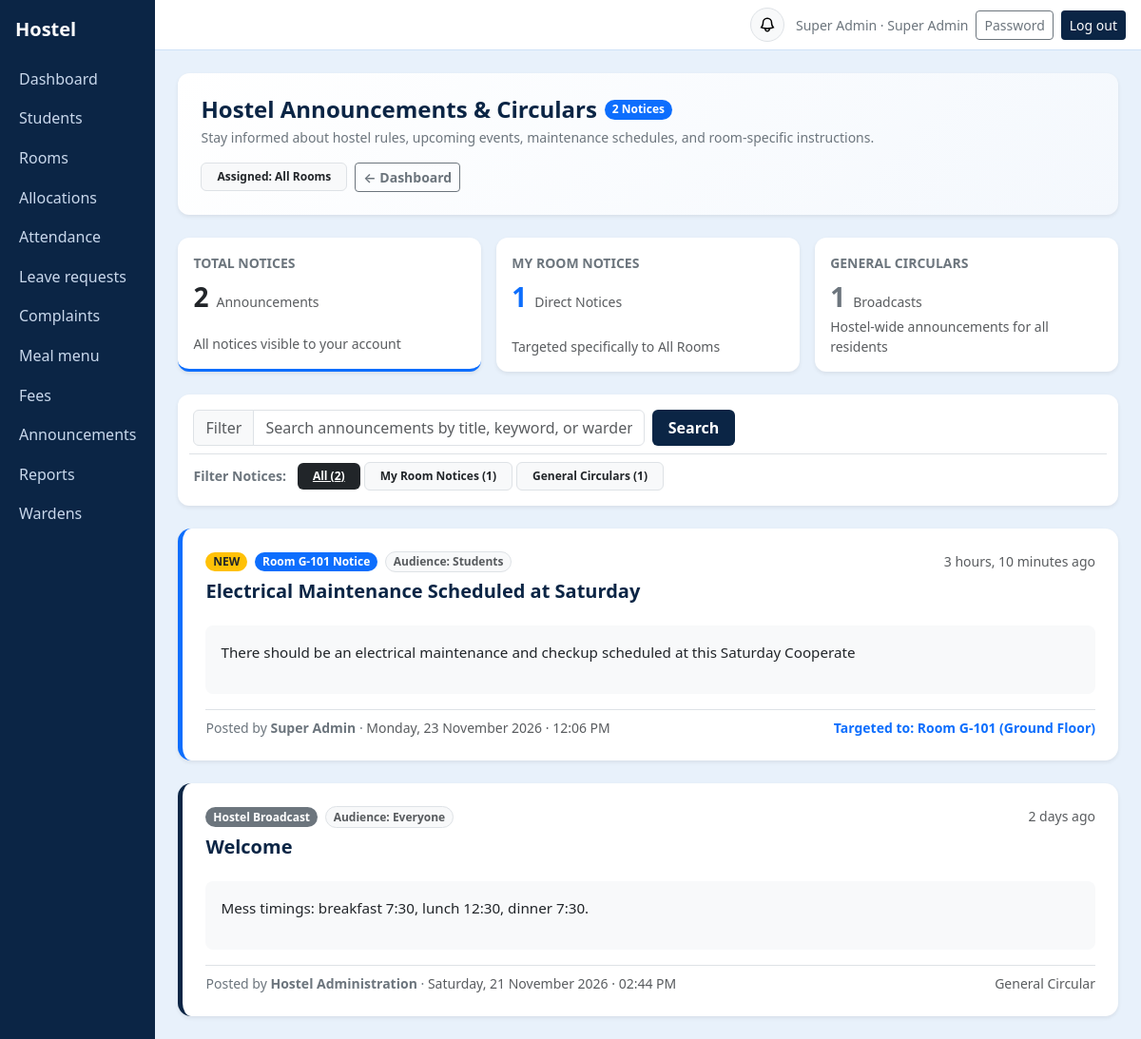
Page /me/announcements/ (signed in) on the committed database.
### core/models.py (models this page shows, shortened)
class User(AbstractUser):
    ROLES = [("admin", "Super Admin"), ("warden", "Warden"), ("student", "Student"), ("parent", "Parent")]
    role = models.CharField(max_length=10, choices=ROLES, default="student")
    phone = models.CharField(max_length=20, blank=True)
    must_change_password = models.BooleanField(default=False)
    @property
    def display_name(self):
        return self.get_full_name() or self.username

class Announcement(models.Model):
    AUDIENCE = [("all", "Everyone"), ("student", "Students"), ("parent", "Parents")]
    title = models.CharField(max_length=150)
    body = models.TextField()
    audience = models.CharField(max_length=10, choices=AUDIENCE, default="all")
    room = models.ForeignKey("Room", null=True, blank=True, on_delete=models.CASCADE, related_name="announcements")
    created_by = models.ForeignKey(User, null=True, blank=True, on_delete=models.SET_NULL, related_name="+")
    created_at = models.DateTimeField(auto_now_add=True)
    class Meta:
        ordering = ["-created_at"]

class Room(models.Model):
    block = models.CharField(max_length=20, default="A")
    number = models.CharField(max_length=20)
    capacity = models.PositiveSmallIntegerField(default=2)
    is_blacklisted = models.BooleanField("Blacklisted", default=False)
    blacklist_reason = models.CharField("Blacklist cause", max_length=150, blank=True)
    class Meta:
        unique_together = ("block", "number")
        ordering = ["block", "number"]
    def __str__(self):
        if self.number and self.block:
            b = str(self.block).strip()
            num = str(self.number).strip()
            if num.lower().startswith(f"{b.lower()}-"):
                return f"{b}-{num[len(b)+1:].strip()}"
            if num.lower().startswith(b.lower()) and len(num) > len(b) and num[len(b):][0].isdigit():
                return f"{b}-{num[len(b):].strip()}"
            return f"{b}-{num}"
        return self.number or ""
    @property
    def floor_name(self):
        b = str(self.block or "").strip().upper()
        mapping = {
            "G": "Ground Floor",
            "F": "First Floor",
            "S": "Second Floor",
            "T": "Third Floor",
            "B": "Basement",
            "0": "Ground Floor",
            "1": "First Floor",
            "2": "Second Floor",
            "3": "Third Floor",
            "4": "Fourth Floor",
            "5": "Fifth Floor",
        }
        return mapping.get(b, f"Floor {b}" if b else "Floor")

### core/views.py (the view, shortened to what this page needs)
# urls.py: path("me/announcements/", v.my_announcements, name="my_announcements"),
@login_required
def my_announcements(request):
    from datetime import datetime, timezone
    u = request.user
    q = request.GET.get("q", "").strip()
    filter_type = request.GET.get("type", "all").strip()
    if u.role == "student":
        s = getattr(u, "student", None)
        room = s.room if s else None
        aud = ["all", "student"]
        if room:
            base_qs = m.Announcement.objects.filter(
                Q(room=room, audience__in=aud) | Q(room__isnull=True, audience__in=aud)
            )
        else:
            base_qs = m.Announcement.objects.filter(room__isnull=True, audience__in=aud)
        room_label = f"Room {room}" if room else "Unassigned"
    else:
        base_qs = m.Announcement.objects.all()
        room_label = "All Rooms"
    all_notices = list(base_qs.select_related("room", "created_by").order_by("-created_at"))
    room_notices = [a for a in all_notices if a.room]
    general_notices = [a for a in all_notices if not a.room]
    notices = all_notices
    if filter_type == "room":
        notices = room_notices
    elif filter_type == "general":
        notices = general_notices
    now = datetime.now(timezone.utc)
    for a in notices:
        diff_hours = (now - a.created_at).total_seconds() / 3600
        a.is_recent = diff_hours <= 48
    return show(
        request,
        "my_announcements",
        title="Hostel Announcements & Circulars",
        notices=notices,
        total_count=len(all_notices),
        room_count=len(room_notices),
        general_count=len(general_notices),
        filter_type=filter_type,
        q=q,
        room_label=room_label,
    )

### core/views.py (called while the page is built)
def show(request, template, **ctx):
    return render(request, f"core/{template}.html", ctx)

### core/templates/core/my_announcements.html (shortened to what this page needs)
{% extends "core/base.html" %}{% block content %}
<div class="card p-4 mb-4 bg-white border-0 shadow-sm" style="background: linear-gradient(135deg, #ffffff 0%, #f4f8fd 100%);">
  <div class="d-flex flex-wrap justify-content-between align-items-center gap-3">
    <div>
      <div class="d-flex align-items-center gap-2 mb-1">
        <h4 class="mb-0 fw-bold" style="color:var(--navy);">Hostel Announcements & Circulars</h4>
        <span class="badge text-bg-primary rounded-pill">{{ total_count }} Notice{{ total_count|pluralize }}</span>
      </div>
      <div class="text-secondary small">
        Stay informed about hostel rules, upcoming events, maintenance schedules, and room-specific instructions.
      </div>
    </div>
    <div class="d-flex align-items-center gap-2">
      <span class="badge text-bg-light border text-dark py-2 px-3">
        Assigned: <b>{{ room_label }}</b>
      </span>
      <a href="{% url 'home' %}" class="btn btn-sm btn-outline-secondary fw-semibold">
        &larr; Dashboard
      </a>
    </div>
  </div>
</div>
<div class="row g-3 mb-4">
  <div class="col-12 col-md-4">
    <a href="?type=all{% if q %}&q={{ q }}{% endif %}" class="card p-3 h-100 bg-white border-0 shadow-sm text-decoration-none {% if filter_type == 'all' or not filter_type %}border-bottom border-3 border-primary{% endif %}">
      <div class="text-secondary small fw-semibold text-uppercase tracking-wider mb-1">Total Notices</div>
      <div class="d-flex align-items-baseline gap-2">
        <span class="fs-3 fw-bold text-dark">{{ total_count }}</span>
        <span class="text-muted small">Announcements</span>
      </div>
      <div class="text-muted small mt-auto">All notices visible to your account</div>
    </a>
  </div>
  <div class="col-12 col-md-4">
    <a href="?type=room{% if q %}&q={{ q }}{% endif %}" class="card p-3 h-100 bg-white border-0 shadow-sm text-decoration-none {% if filter_type == 'room' %}border-bottom border-3 border-primary{% endif %}">
      <div class="text-secondary small fw-semibold text-uppercase tracking-wider mb-1">My Room Notices</div>
      <div class="d-flex align-items-baseline gap-2">
        <span class="fs-3 fw-bold text-primary">{{ room_count }}</span>
        <span class="text-muted small">Direct Notices</span>
      </div>
      <div class="text-muted small mt-auto">Targeted specifically to {{ room_label }}</div>
    </a>
  </div>
  <div class="col-12 col-md-4">
    <a href="?type=general{% if q %}&q={{ q }}{% endif %}" class="card p-3 h-100 bg-white border-0 shadow-sm text-decoration-none {% if filter_type == 'general' %}border-bottom border-3 border-primary{% endif %}">
      <div class="text-secondary small fw-semibold text-uppercase tracking-wider mb-1">General Circulars</div>
      <div class="d-flex align-items-baseline gap-2">
        <span class="fs-3 fw-bold text-secondary">{{ general_count }}</span>
        <span class="text-muted small">Broadcasts</span>
      </div>
      <div class="text-muted small mt-auto">Hostel-wide announcements for all residents</div>
    </a>
  </div>
</div>
<div class="card p-3 mb-4 bg-white border-0 shadow-sm">
  <form method="get" action="{% url 'my_announcements' %}" class="row g-2 align-items-center">
    <div class="col-12 col-md-8 col-lg-6">
      <div class="input-group">
        <span class="input-group-text bg-light text-muted">Filter</span>
        <input type="text" name="q" class="form-control" placeholder="Search announcements by title, keyword, or warden..." value="{{ q }}">
      </div>
    </div>
    <div class="col-auto">
      <button type="submit" class="btn btn-navy fw-semibold px-3">Search</button>
    </div>
    <div class="col-12 mt-2 pt-2 border-top d-flex flex-wrap align-items-center gap-1">
      <span class="text-secondary small fw-semibold me-2">Filter Notices:</span>
      <a href="?type=all{% if q %}&q={{ q }}{% endif %}"
         class="badge {% if filter_type == 'all' or not filter_type %}text-bg-dark{% else %}text-bg-light border text-dark text-decoration-none{% endif %} py-2 px-3">
        All ({{ total_count }})
      </a>
      <a href="?type=room{% if q %}&q={{ q }}{% endif %}"
         class="badge {% if filter_type == 'room' %}text-bg-primary{% else %}text-bg-light border text-dark text-decoration-none{% endif %} py-2 px-3">
        My Room Notices ({{ room_count }})
      </a>
      <a href="?type=general{% if q %}&q={{ q }}{% endif %}"
         class="badge {% if filter_type == 'general' %}text-bg-secondary{% else %}text-bg-light border text-dark text-decoration-none{% endif %} py-2 px-3">
        General Circulars ({{ general_count }})
      </a>
    </div>
  </form>
</div>
<div class="row g-4">
  {% for a in notices %}
    <div class="col-12">
      <div class="card border-0 shadow-sm p-4 bg-white position-relative" style="border-radius: 14px; border-left: 5px solid {% if a.room %}var(--bs-primary){% else %}var(--navy){% endif %} !important;">
        <div class="d-flex flex-wrap justify-content-between align-items-start gap-2 mb-2">
          <div>
            <div class="d-flex flex-wrap align-items-center gap-2 mb-2">
              {% if a.is_recent %}
                <span class="badge text-bg-warning text-dark rounded-pill fw-semibold">NEW</span>
              {% endif %}
              {% if a.room %}
                <span class="badge text-bg-primary rounded-pill fw-semibold">Room {{ a.room }} Notice</span>
              {% else %}
                <span class="badge text-bg-secondary rounded-pill fw-semibold">Hostel Broadcast</span>
              {% endif %}
              <span class="badge text-bg-light border text-muted rounded-pill" style="font-size:0.75rem;">
                Audience: {{ a.get_audience_display }}
              </span>
            </div>
            <h5 class="mb-0 fw-bold" style="color:var(--navy);">
              {{ a.title }}
            </h5>
          </div>
          <div class="text-muted small">
            {{ a.created_at|timesince }} ago
          </div>
        </div>
        <div class="p-3 my-3 bg-light rounded-3 text-dark small" style="line-height: 1.6; font-size: 0.95rem;">
          {{ a.body|linebreaks }}
        </div>
        <div class="d-flex flex-wrap justify-content-between align-items-center pt-2 border-top gap-2">
          <div class="small text-secondary">
            Posted by <b>{{ a.created_by.display_name|default:"Hostel Administration" }}</b>
            · <span class="text-muted">{{ a.created_at|date:"l, d F Y · h:i A" }}</span>
          </div>
          {% if a.room %}
            <div class="small text-primary fw-semibold">
              Targeted to: Room {{ a.room }} ({{ a.room.floor_name }})
            </div>
          {% else %}
            <div class="small text-muted">
              General Circular
            </div>
          {% endif %}
        </div>
      </div>
    </div>
  {% endfor %}
</div>
{% endblock %}

### core/templates/core/base.html (shortened to what this page needs)
{% load static %}<!doctype html>
<html lang="en"><head><meta charset="utf-8"><meta name="viewport" content="width=device-width, initial-scale=1">
<link href="https://cdn.jsdelivr.net/npm/bootstrap@5.3.3/dist/css/bootstrap.min.css" rel="stylesheet">
</head><body>
{% if user.is_authenticated and not hide_nav %}
<div class="d-flex">
 <nav class="sidebar py-3" id="sb"><div class="px-3 pb-3 text-white fs-5 fw-semibold">Hostel</div>
  {% for name, label in nav_items %}<a href="{% url name %}" >{{ label }}</a>{% endfor %}
 </nav>
 <div class="flex-grow-1">
  <div class="topbar d-flex align-items-center justify-content-between px-3 py-2">
   <div class="ms-auto d-flex align-items-center gap-2">
     <div class="dropdown me-1">
       <button class="btn btn-sm btn-light border position-relative rounded-circle p-2 d-flex align-items-center justify-content-center" style="width:36px; height:36px;" type="button" id="notifDropdown" data-bs-toggle="dropdown" aria-expanded="false" title="Notifications">
       </button>
     </div>
     <span class="text-secondary small d-none d-sm-inline">{{ user.display_name }} · {{ user.get_role_display }}</span>
     <a class="btn btn-sm btn-outline-secondary" href="{% url 'password' %}">Password</a>
     <form method="post" action="{% url 'logout' %}" class="d-inline">{% csrf_token %}<button class="btn btn-sm btn-navy">Log out</button></form>
   </div>
  </div>
  <main class="p-3 p-md-4">
{% else %}<main class="container py-4">{% endif %}
  {% block content %}{% endblock %}
 </main>
{% if user.is_authenticated and not hide_nav %}</div></div>{% endif %}
</body></html>

### core/templates/core/base.html (style rules this page uses)
:root { --navy:#0b2545;--sky:#e8f1fb;--sky2:#cfe2f7 }
body { background:var(--sky);min-height:100vh }
.sidebar { background:var(--navy);width:230px;min-height:100vh }
.sidebar a { color:#c9d8ec;text-decoration:none;display:block;padding:.55rem 1.25rem }
.topbar { background:#fff;border-bottom:1px solid var(--sky2) }
.card { border:1px solid var(--sky2); border-radius:12px; box-shadow:0 2px 6px rgba(11,37,69,0.03) }
.btn-navy { background:var(--navy);color:#fff }

### rows in the picture
User: display_name "Super Admin", role "Super Admin"
Announcement: shows "NEW", room "G-101", audience "Students", title "Electrical Maintenance Scheduled at Saturday", created_at "3 hours, 10 minutes", body "There should be an electrical maintenance and checkup scheduled at this Saturday Cooperate", created_by.display_name "Super Admin", created_at "Monday, 23 November 2026 · 12:06 PM", room.floor_name "Ground Floor"
Announcement: shows "Hostel Broadcast", audience "Everyone", title "Welcome", created_at "2 days", body "Mess timings: breakfast 7:30, lunch 12:30, dinner 7:30.", created_by.display_name "Hostel Administration", created_at "Saturday, 21 November 2026 · 02:44 PM", shows "General Circular"

### other values in the picture
{{ label }} "Dashboard" "Students" "Rooms" "Allocations" "Attendance" "Leave requests" "Complaints" "Meal menu" "Fees" "Announcements" "Reports" "Wardens"
{{ total_count }} "2"
{{ room_label }} "All Rooms"
{{ room_count }} "1"
{{ general_count }} "1"
